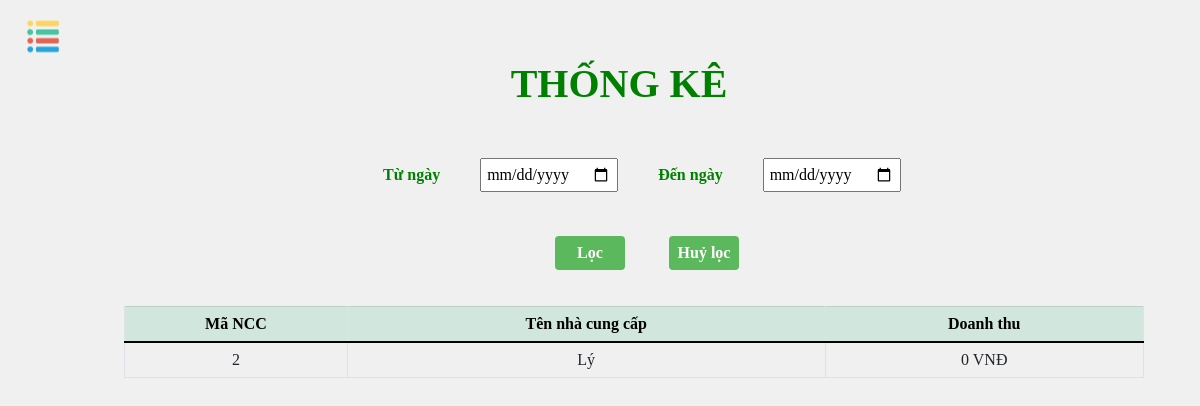
The app's page /admin/index.php?url=thongkedt&page=1 (signed in), older data.
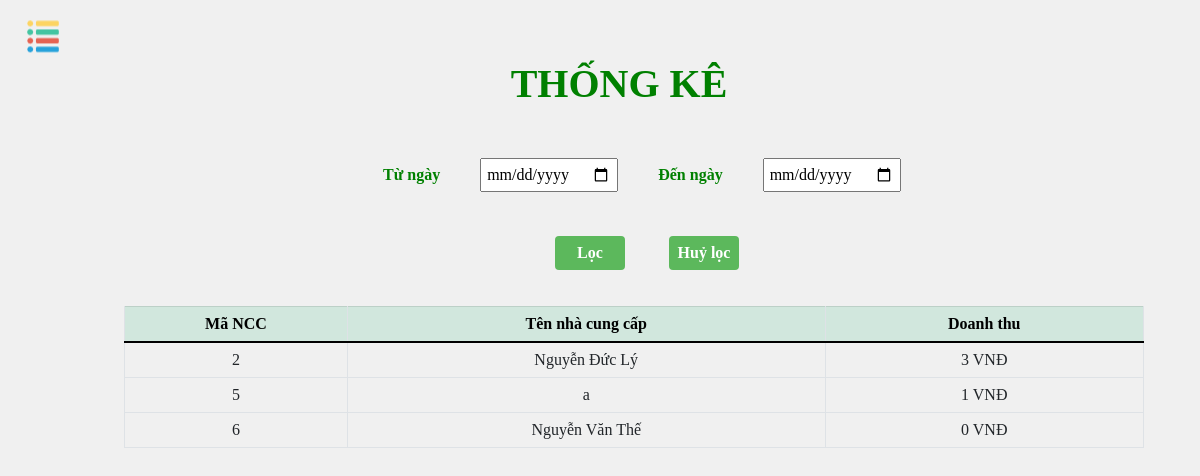
The same page, newer data.
### tables this page shows
CREATE TABLE `nhacungcap` (
  `TenDangNhap` varchar(256) NOT NULL,
  `MaNCC` int(11) NOT NULL,
  `TenNCC` varchar(256) NOT NULL,
  `DiaChi` varchar(256) NOT NULL,
  `SDT` varchar(256) NOT NULL
);

### admin/TKE_AD/xuly.php (called while the page is built)
<?php
 include("connect.php");
 $sql1 = "SELECT MaHD FROM hoadon where TrangThai='Đã giao' and MaNCC='$mancc'";
 $result1 = mysqli_query($conn,$sql1);
?>

### admin/TKE_AD/thanhtien.php (called while the page is built)
<?php
 include("connect.php");
 $qr1= "SELECT GiaGoc,ct.TyLeKM,ct.SoLuongMua FROM cthoadon ct, sanpham sp where ct.MaSP=sp.MaSP and MaHD='$MaHD'";
 $result2 = mysqli_query($conn, $qr1);
?>

### admin/TKE_AD/thongke.php (the view, shortened to what this page needs)
<!DOCTYPE html>
<html lang="en">
<head>
    <link rel="stylesheet" href="./assets/css/TKE/thongke.css"/>
</head>
<body>
    <?php include './connect.php';
    $rows = 5;
    if(isset($_GET['page'])&&$_GET['page']>0){
      $page = ($_GET['page']-1)*$rows;
    }
    else {$page = 1;echo "<script>window.location.href='./index.php?url=thongkedt&page=1'</script>"; }
    $qr = "SELECT * FROM nhacungcap limit $page,$rows";
    $result = mysqli_query($conn, $qr);
    ?>
    <h1 class="title">THỐNG KÊ</h1>
    <div class="filter">
    <form method="post" action="<?php include("loc.php"); ?>">
            <table class="table-date">
                <tr>
                    <td> Từ ngày </td>
                    <td> <input type="date"  name="fromdate" id="fromdate"> </td>
                    <td> Đến ngày </td>
                    <td> <input  type="date" name="todate" id="todate"> </td>
                 </tr>
            </table>
        <br>
        <div class="button-filter">
            <button  type="submit" name="filter" class="btn-filter">Lọc</button>
            <button  class="btn-filter" type="button" onclick="window.location.href='./index.php?url=thongkedt'">Huỷ lọc</button>
         </div>
           </form>
    </div>
<table class="table table-bordered table-hover table-1">
  <thead class="table-success">
    <tr>
      <th scope="col" class="title-table" style="width: 7%">Mã NCC</th>
      <th scope="col" class="title-table" style="width: 15%">Tên nhà cung cấp</th>
      <th scope="col" class="title-table" style="width: 10%">Doanh thu</th>
    </tr>
  </thead>
  <tbody>
    <?php
    if(mysqli_num_rows($result)>0){
      while($row = mysqli_fetch_array($result)) {
          $doanhthu=0;
          $mancc = $row['MaNCC'];
          include("xuly.php");
        if(mysqli_num_rows($result1)>0){
            while($row1 = mysqli_fetch_array($result1)) {
                $MaHD = $row1['MaHD'];
                include("thanhtien.php");
                $total=0;
                 if(mysqli_num_rows($result2)>0){
                    $tongtien = 0;
                     while($row2 = mysqli_fetch_array($result2)) {
                 $tongtien +=  $row2['SoLuongMua']*$row2['GiaGoc']-($row2['SoLuongMua']*$row2['GiaGoc']*$row2['TyLeKM'])/100;
                }
                $total += $tongtien;
              }
            }
            $doanhthu += $total;
          }
    ?>
    <tr>
      <td><?php echo $row['MaNCC'];?></td>
      <td style="word-wrap:break-word"><?php echo $row['TenNCC'];?></td>
      <td> <?php echo number_format($doanhthu,"0",",",".")." VNĐ"; ?> </td>
    </tr>
    <?php }}?>
  </tbody>
</table>
</body>
</html>

Row changes from the older to the newer data that the page shows:
changed nhacungcap id 2: TenNCC "Lý" → "Nguyễn Đức Lý"; doanhthu "0" → "3"
added nhacungcap: MaNCC "5", TenNCC "a", doanhthu "1"
added nhacungcap: MaNCC "6", TenNCC "Nguyễn Văn Thế", doanhthu "0"
